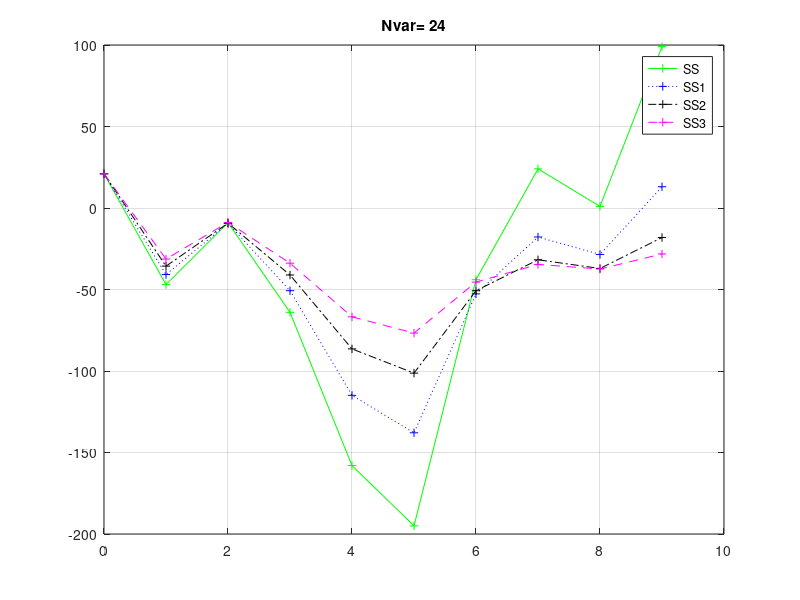

This chart was generated by the following MATLAB code:
%   Salary SL  Product Sales
clear
 
e1 = 0.1;
e2 = 0.2;
e3 = 0.3;
 
nT = 10;
T  = 0:(nT-1);
 
%%%%%%%%%%%%%%%%%%%%%%%%%%%%%%%%%%%
f_Disp    = 1;
f_Tutor   = 1;
f_Student = 1;
 
f_Plot1 = 1;
f_Pause = 0;
 
 
Prime = primes(100000);
Shift = 50;
DiapazonNvar =  24 
 
for Nvar=DiapazonNvar
 
    Simple = Prime( Nvar*(1:20) );
         B=[ 99   32  168  111   66   33  203  168  125  114]
         C= [-78 -100 -130 -166 -160  -70  -52 -100 -148  -16]

         S = B + C;
    
    E1 = 1./(1+e1).^T;
    E2 = 1./(1+e2).^T;
    E3 = 1./(1+e3).^T;
    
    B1 = B.*E1;
    C1 = C.*E1;
    S1 = S.*E1;
    
    B2 = B.*E2;
    C2 = C.*E2;
    S2 = S.*E2;
    
    B3 = B.*E3;
    C3 = C.*E3;
    S3 = S.*E3;
    
    SS (1) = S (1);   
    SS1(1) = S1(1);   
    SS2(1) = S2(1);   
    SS3(1) = S3(1);   
    
 for i=2:nT   
    
    SS (i)=SS (i-1)+S (i);
    SS1(i)=SS1(i-1)+S1(i);
    SS2(i)=SS2(i-1)+S2(i);
    SS3(i)=SS3(i-1)+S3(i);
 
 end
        
        
disp( ['-------------------------------- Nvar=( ' ...
       int2str( Nvar ) ' )' ] )
if f_Disp
if f_Student   
disp( ['B= ' int2str( B ) ] )
disp( ['C= ' int2str( C ) ] )
end
 
if f_Tutor
disp( ['S = ' int2str( S  ) ] )
disp( ['SS = ' int2str( SS  ) ] )
disp( ['SS1= ' int2str( SS1 ) ] )
disp( ['SS2= ' int2str( SS2 ) ] )
disp( ['SS3= ' int2str( SS3 ) ] )
end
end
%%%%%%%%%%%%%%%%%%%%%%%%%%%%%%%%%%%%%
if f_Plot1
figure( 1 )
plot( T,SS, 'g+-' ); hold on 
plot( T,SS1,'b+:' ); hold on 
plot( T,SS2,'k+-.'); hold on 
plot( T,SS3,'m+--'); hold on 
grid on
hold off
title( [ 'Nvar= ' int2str( Nvar ) ] );
legend('SS','SS1','SS2','SS3')
end
 
 
if f_Pause  ;      
    pause(0.1) ;
end
 
 
 
end
